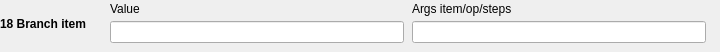
  <widget class="caFrame" name="editActionFrame18">
   <property name="geometry"><rect><x>180</x><y>578</y><width>720</width><height>52</height></rect></property>
   <property name="visibility"><enum>caFrame::Calc</enum></property>
   <property name="visibilityCalc"><string notr="true">A==18</string></property>
   <property name="channel" stdset="0"><string notr="true">$(SEQ_PFX)Edit-Action</string></property>
   <widget class="caLabel" name="editActionName18">
    <property name="geometry"><rect><x>0</x><y>2</y><width>105</width><height>43</height></rect></property>
    <property name="font"><font><bold>true</bold></font></property>
    <property name="wordWrap"><bool>true</bool></property>
    <property name="text"><string>18 Branch item</string></property>
   </widget>
   <widget class="caLabel" name="editPositionLabelA18_0"><property name="geometry"><rect><x>110</x><y>0</y><width>294</width><height>18</height></rect></property><property name="text"><string>Value</string></property></widget>
   <widget class="caTextEntry" name="editPositionA18_0"><property name="geometry"><rect><x>110</x><y>21</y><width>294</width><height>22</height></rect></property><property name="channel" stdset="0"><string notr="true">$(SEQ_PFX)Edit-Position</string></property></widget>
   <widget class="caLabel" name="editArgsLabelA18_1"><property name="geometry"><rect><x>412</x><y>0</y><width>294</width><height>18</height></rect></property><property name="text"><string>Args item/op/steps</string></property></widget>
   <widget class="caTextEntry" name="editArgsA18_1"><property name="geometry"><rect><x>412</x><y>21</y><width>294</width><height>22</height></rect></property><property name="channel" stdset="0"><string notr="true">$(SEQ_PFX)Edit-Args</string></property><property name="formatType"><enum>caLineEdit::string</enum></property></widget>
  </widget>
